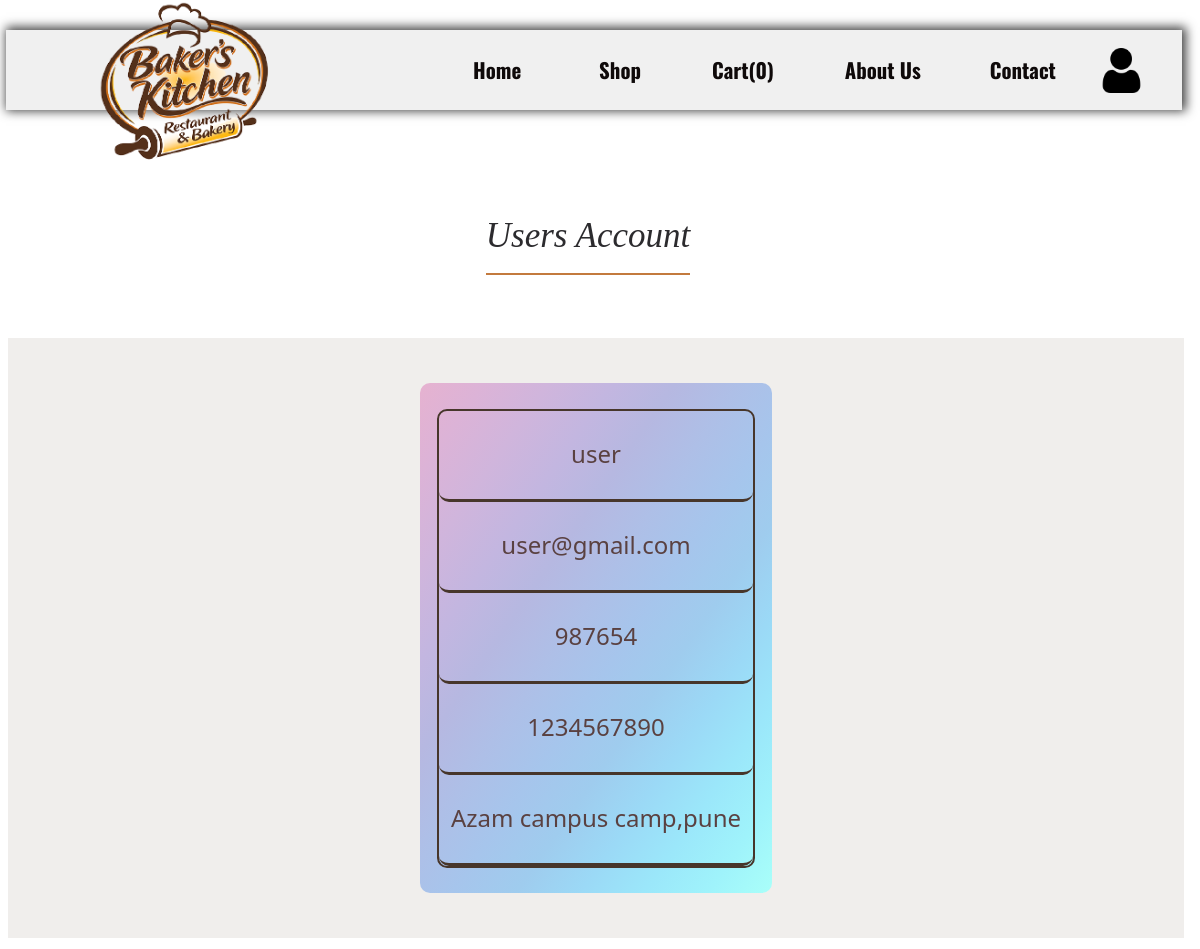
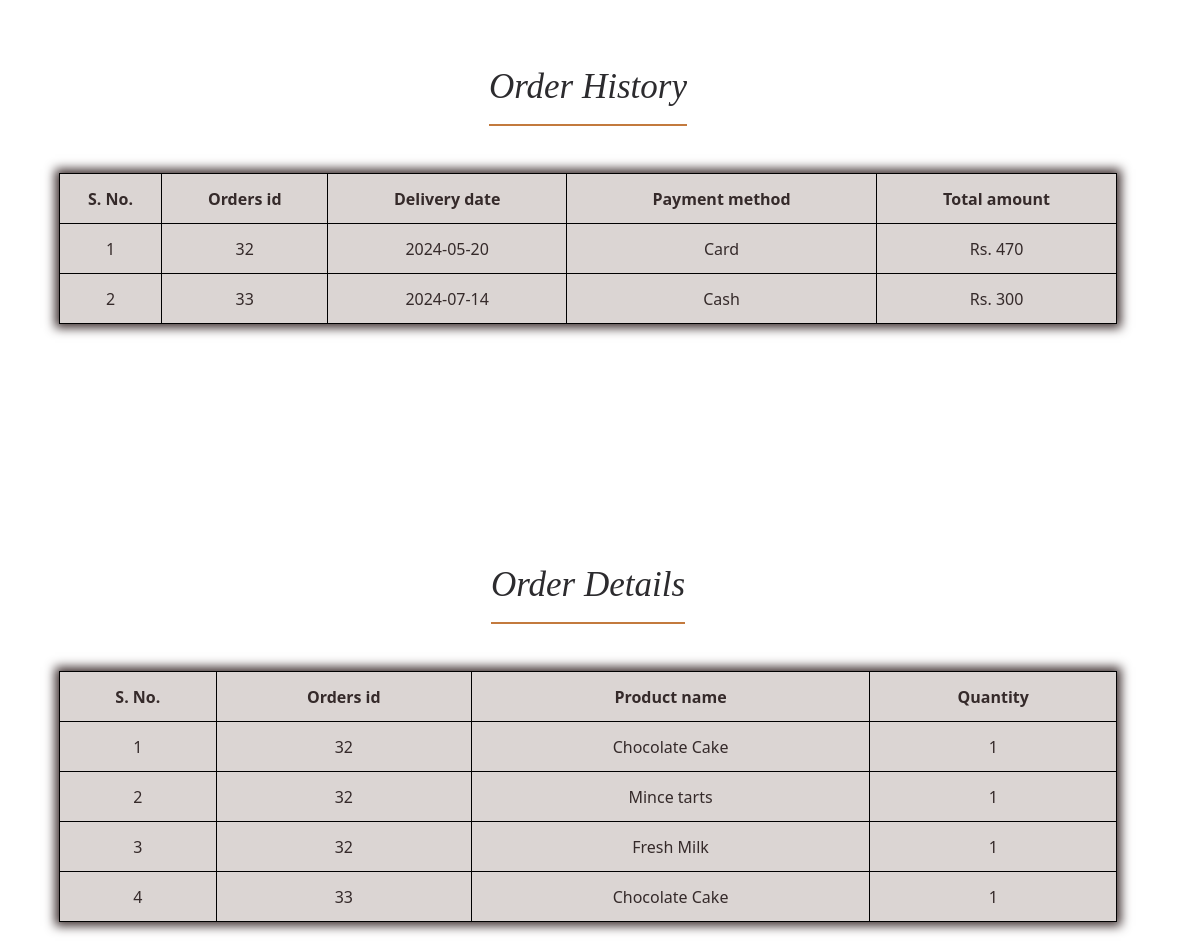
The app's page /account.php (signed in) with its own data (2 pictures, top to bottom).
### tables this page shows
CREATE TABLE `cake_shop_users_registrations1` (
  `users_id` int(11) NOT NULL,
  `users_username` varchar(100) NOT NULL,
  `users_email` varchar(150) NOT NULL,
  `users_password` varchar(100) NOT NULL,
  `users_mobile` varchar(50) NOT NULL,
  `users_address` varchar(200) NOT NULL
);

CREATE TABLE `cake_shop_orders1` (
  `orders_id` int(11) NOT NULL,
  `users_id` int(11) NOT NULL,
  `delivery_date` varchar(100) NOT NULL,
  `payment_method` varchar(50) NOT NULL,
  `total_amount` varchar(100) NOT NULL
);

CREATE TABLE `cake_shop_orders_detail1` (
  `orders_detail_id` int(11) NOT NULL,
  `orders_id` int(11) NOT NULL,
  `product_name` varchar(100) NOT NULL,
  `quantity` int(11) NOT NULL
);

### account.php (the view, shortened to what this page needs)
<?php
if (!empty($_SESSION['cart'])) {
    $printCount = count($_SESSION['cart']);
} else {
    $printCount = 0;
}
?>
<!DOCTYPE html>
<html lang="en">
<head>
    <link rel="stylesheet" href="./user_css/account_css.css">
    <link rel="stylesheet" href="./user_css/home_css.css">
    <link href="https://cdn.jsdelivr.net/npm/bootstrap@5.0.2/dist/css/bootstrap.min.css" rel="stylesheet"
>
</head>
<body>
    <div class="pos_container">
        <div class="menu">
            <div class="leftside">
                <img src="./Image/logo.png" alt="logo.png">
            </div>
            <nav class="nav_items">
                <a href="./home.php" class="nav_home">Home</a>
                <div class="dropdown_menu">Shop
                </div>
                <a href="./cart.php" class="nav_cart">Cart(<span class="Ayaz">
                        <?php echo $printCount; ?>
                    </span>)</a>
                <a href="./about.php" class="nav_about">About Us</a>
                <a href="./contact.php" class="nav_contact">Contact </a>
                <div class="dropdown_menu1"> <img class="account_img" src="./Image/user.png" alt="account logo">
                </div>
            </nav>
        </div>
    </div>
    <div class="parent_container">
        <div class="mian_title_container">
            <h3 id="title">Users Account</h3>
        </div>
        <div class="big_container">
            <div class="box_container">
                <?php
                require_once("./config.php");
                $users_id = $_SESSION['user_users_id'];
                $select = "SELECT * FROM cake_shop_users_registrations1 where users_id = $users_id";
                $query = mysqli_query($conn, $select);
                $res = mysqli_fetch_assoc($query);
                ?>
                <div class="user_info_con">
                    <h4>
                        <?php echo $res['users_username']; ?>
                    </h4>
                    <h4>
                        <?php echo $res['users_email']; ?>
                    </h4>
                    <h4>
                        <?php echo $res['users_password']; ?>
                    </h4>
                    <h4>
                        <?php echo $res['users_mobile']; ?>
                    </h4>
                    <h4>
                        <?php echo $res['users_address']; ?>
                    </h4>
                </div>
            </div>
        </div>
    </div>
    <div class="mian_title_container">
            <h3 id="title">Order History</h3>
        </div>
    <div class="table_container">
        <table>
            <thead id="one">
                <tr id="one">
                    <th id="one">S. No.</th>
                    <th id="one">Orders id</th>
                    <th id="one">Delivery date</th>
                    <th id="one">Payment method</th>
                    <th id="one">Total amount</th>
                </tr>
            </thead>
            <tbody>
                <?php
                require_once('./config.php');
                $select = "SELECT * FROM cake_shop_orders1 where users_id = $users_id";
                $query = mysqli_query($conn, $select);
                $i = 1;
                while ($res = mysqli_fetch_assoc($query)) {
                    ?>
                <tr id="one">
                    <td id="one">
                        <?php echo $i++; ?>
                    </td>
                    <td id="one">
                        <?php echo $res['orders_id']; ?>
                    </td>
                    <td id="one">
                        <?php echo $res['delivery_date']; ?>
                    </td>
                    <td id="one">
                        <?php echo $res['payment_method']; ?>
                    </td>
                    <td id="one">Rs.
                        <?php echo $res['total_amount']; ?>
                    </td>
                </tr>
                <?php } ?>
            </tbody>
        </table>
    </div>
    <div class="mian_title_container">
            <h3 id="title">Order Details</h3>
        </div>
    <div class="table_container1">
        <table>
            <thead id="one">
                <tr id="one">
                    <th id="one">S. No.</th>
                    <th id="one">Orders id</th>
                    <th id="one">Product name</th>
                    <th id="one">Quantity</th>
                </tr>
            </thead>
            <tbody>
                <?php
                require_once('./config.php');
                $select = "SELECT cake_shop_orders_detail1.*, cake_shop_orders1.orders_id FROM cake_shop_orders_detail1 JOIN cake_shop_orders1 ON cake_shop_orders_detail1.orders_id = cake_shop_orders1.orders_id WHERE users_id = $users_id";
                $query = mysqli_query($conn, $select);
                $i = 1;
                while ($res = mysqli_fetch_assoc($query)) {
                    ?>
                <tr id="one">
                    <td id="one">
                        <?php echo $i++; ?>
                    </td>
                    <td id="one">
                        <?php echo $res['orders_id']; ?>
                    </td>
                    <td id="one">
                        <?php echo $res['product_name']; ?>
                    </td>
                    <td id="one">
                        <?php echo $res['quantity']; ?>
                    </td>
                </tr>
                <?php } ?>
            </tbody>
        </table>
    </div>
</body>
</html>

### user_css/account_css.css (style rules this page uses)
.parent_container { margin-top: 9rem; width: 100%; height: 100vh; }
.mian_title_container { display: flex; justify-content: center; align-items: center; height: 50px; }
#title { font-family: Cambria, Cochin, Georgia, Times, 'Times New Roman', serif; font-style: italic; color: #2c2b2e; font-size: 35px; padding-bottom: 1rem; border-bottom: 2.5px solid #c37a3e; cursor: pointer; }
.big_container { margin: 4rem 0px 0px 0.5rem; width: 100%; height: 75%; border: 0px solid rgb(57, 51, 42); display: flex; justify-content: center; align-items: center; background-color: rgba(218, 214, 208, 0.406); }
.box_container { width: 30%; height: 85%; border: 0px solid rgb(0, 0, 0); display: flex; justify-content: center; align-items: center; border-radius: 10px; background-image: linear-gradient(to right bottom, #e6b2d0, #dcb3d7, #d0b5dc, #c3b6e0, #b6b8e1, #aebfe7, #a6c5ec, #9fccee, #9bd9f6, #9be7fa, #9ff3fb, #a9fff9); }
.user_info_con { width: 90%; height: 90%; border: 2px solid rgb(71, 54, 43); display: grid; border-radius: 10px; }
h4 { color: rgb(90, 65, 65); width: 100%; height: 100%; border-bottom: 3px solid rgb(71, 54, 43); display: flex; justify-content: center; align-items: center; border-radius: 10px; }
.table_container { margin-top: 3rem; width: 100%; height: 50%; display: flex; justify-content: center; }
.table_container1 { margin-top: 3rem; width: 100%; height: 100%; display: flex; justify-content: center; }
table { background: rgba(203, 194, 192, 0.785); background: linear-gradient(90deg, rgba(203, 194, 192, 0.696) 100%, rgb(28, 25, 90) 100%, rgba(187, 118, 188, 0.345) 100%); box-shadow: 0px 0px 10px 4px rgb(62, 48, 48); }
#one { border: 1px solid black; }
table,thead,tbody { width: 90%; height: 30%; border: 1px solid black; color: rgb(16, 7, 7); }
tr { border: 2px solid black; color: rgb(53, 42, 42); text-align: center; height: 50px; }

### user_css/home_css.css (style rules this page uses)
* { margin: 0; padding: 0; box-sizing: border-box; }
html { scroll-behavior: smooth; }
body { height: 100vh; width: 98vw; }
a { text-decoration: none; }
.menu { margin-left: 6px; width: 100%; height: 80px; position: relative; top: 30px; background-color: #f0f0f0; box-shadow: 2px -1px 10px 2px rgba(0,0,0,0.75); -webkit-box-shadow: 2px -1px 10px 2px rgba(0,0,0,0.75); -moz-box-shadow: 2px -1px 10px 2px rgba(0,0,0,0.75); }
.leftside { height: 80px; position: relative; float: left; }
.leftside img { width: 250px; height: auto; border-radius: 50%; position: absolute; top:-50px; left: 50px; }
.nav_items { height:100%; display: flex; flex-direction: row; justify-content:end ; align-items: center; margin-right: 2rem; }
.nav_home,.nav_cart,.nav_about,.nav_contact,.nav_account { text-decoration: none; display: flex; justify-content: center; align-items: center; width: 7%; margin: 0.8rem 0.8rem; height: 40px; font-family:'Oswald', sans-serif; font-size: 130%; font-weight: 700; border: 0px solid rgba(235, 225, 225, 0); border-radius:25px; color: rgb(15, 10, 10); background-color: #ffffff00; transition: all ease-in 0.5s; }
@media (max-width:1246px) { .nav_home,.nav_cart,.nav_about,.nav_contact,.nav_account,.dropdown_menu,.dropdown_menu1 { width: 10%; } }
.dropdown_menu { width: 7%; z-index: 1; height: 40px; margin: 0.8rem 0.8rem; display: flex; justify-content: center; flex-direction: column; align-items: center; position: relative; font-size: 130%; transition: all ease-in 0.5s; font-weight: 700; font-family:'Oswald', sans-serif; border-radius:25px; color:rgb(15, 10, 10); background-color: #ffffff00; }
.dropdown_menu1 { width: 5%; height: 30px; display: flex; justify-content: center; flex-direction: column; align-items: center; position: relative; font-size: 130%; font-weight: 700; transition: all ease-in 0.5s; background-color: #ffffff00; font-family:'Oswald', sans-serif; border-radius:25px; color:rgb(15, 10, 10); }
.account_img { width: 45px; height: 45px; }

### records on screen
cake_shop_users_registrations1: users_username "user", users_email "user@gmail.com", users_password "987654", users_mobile "1234567890", users_address "Azam campus camp,pune"
cake_shop_orders1: orders_id "32", delivery_date "2024-05-20", payment_method "Card", total_amount "470"
cake_shop_orders1: orders_id "33", delivery_date "2024-07-14", payment_method "Cash", total_amount "300"
cake_shop_orders_detail1: orders.orders_id "32", product_name "Chocolate Cake", quantity "1"
cake_shop_orders_detail1: orders.orders_id "32", product_name "Mince tarts", quantity "1"
cake_shop_orders_detail1: orders.orders_id "32", product_name "Fresh Milk", quantity "1"
cake_shop_orders_detail1: orders.orders_id "33", product_name "Chocolate Cake", quantity "1"

### other values on screen
$printCount "0"
